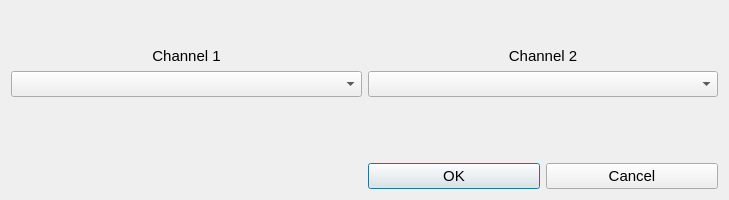
<?xml version="1.0" encoding="UTF-8"?>
<ui version="4.0">
 <class>bipolar_channel_selection</class>
 <widget class="QDialog" name="bipolar_channel_selection">
  <property name="geometry">
   <rect>
    <x>0</x>
    <y>0</y>
    <width>729</width>
    <height>200</height>
   </rect>
  </property>
  <property name="minimumSize">
   <size>
    <width>570</width>
    <height>200</height>
   </size>
  </property>
  <property name="baseSize">
   <size>
    <width>250</width>
    <height>250</height>
   </size>
  </property>
  <property name="windowTitle">
   <string>Dialog</string>
  </property>
  <layout class="QGridLayout" name="gridLayout_3">
   <item row="0" column="0">
    <layout class="QGridLayout" name="gridLayout_2">
     <item row="0" column="0">
      <layout class="QGridLayout" name="gridLayout">
       <item row="4" column="1">
        <widget class="QLabel" name="label_3">
         <property name="text">
          <string/>
         </property>
        </widget>
       </item>
       <item row="0" column="0">
        <widget class="QLabel" name="label">
         <property name="baseSize">
          <size>
           <width>250</width>
           <height>250</height>
          </size>
         </property>
         <property name="font">
          <font>
           <family>Arial</family>
           <pointsize>11</pointsize>
          </font>
         </property>
         <property name="text">
          <string>Channel 1</string>
         </property>
         <property name="alignment">
          <set>Qt::AlignBottom|Qt::AlignHCenter</set>
         </property>
        </widget>
       </item>
       <item row="1" column="1">
        <widget class="QComboBox" name="ch_2_dropdown">
         <property name="font">
          <font>
           <family>Arial</family>
           <pointsize>11</pointsize>
          </font>
         </property>
         <property name="currentText">
          <string/>
         </property>
        </widget>
       </item>
       <item row="1" column="0">
        <widget class="QComboBox" name="ch_1_dropdown">
         <property name="font">
          <font>
           <family>Arial</family>
           <pointsize>11</pointsize>
          </font>
         </property>
         <property name="currentText">
          <string/>
         </property>
        </widget>
       </item>
       <item row="0" column="1">
        <widget class="QLabel" name="label_2">
         <property name="font">
          <font>
           <family>Arial</family>
           <pointsize>11</pointsize>
          </font>
         </property>
         <property name="text">
          <string>Channel 2</string>
         </property>
         <property name="alignment">
          <set>Qt::AlignBottom|Qt::AlignHCenter</set>
         </property>
        </widget>
       </item>
       <item row="5" column="1">
        <layout class="QHBoxLayout" name="horizontalLayout">
         <item>
          <widget class="QPushButton" name="ok_button">
           <property name="font">
            <font>
             <family>Arial</family>
             <pointsize>11</pointsize>
            </font>
           </property>
           <property name="text">
            <string>OK</string>
           </property>
          </widget>
         </item>
         <item>
          <widget class="QPushButton" name="cancel_button">
           <property name="font">
            <font>
             <family>Arial</family>
             <pointsize>11</pointsize>
            </font>
           </property>
           <property name="text">
            <string>Cancel</string>
           </property>
          </widget>
         </item>
        </layout>
       </item>
      </layout>
     </item>
    </layout>
   </item>
  </layout>
 </widget>
 <resources/>
 <connections/>
</ui>
